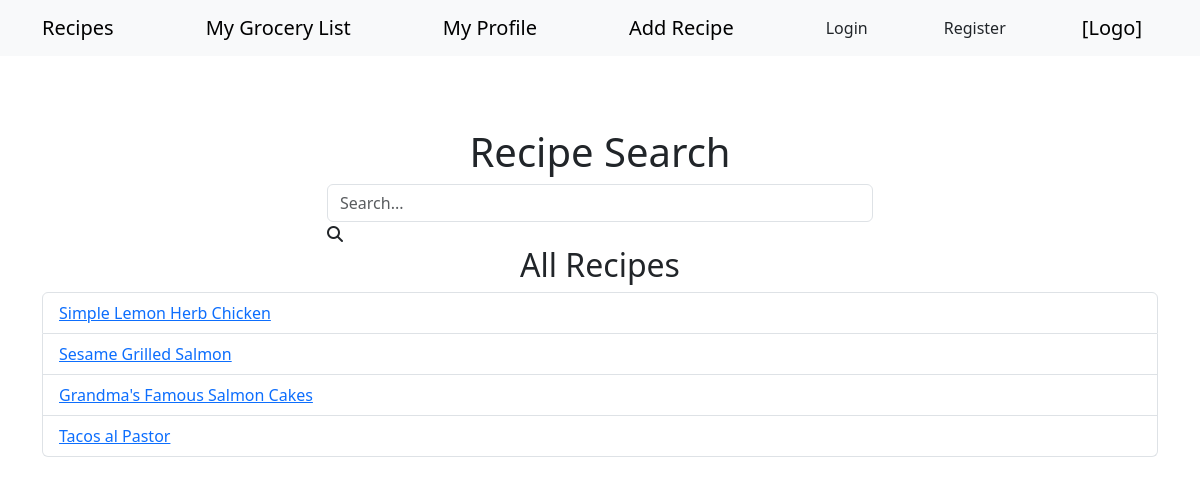
The page /home on the database its author committed.
### app/models.py (models this page shows, shortened)
class Recipe(db.Model):
	__tablename__ = 'recipes'
	recipe_id = db.Column(db.Integer, primary_key=True)
	recipe_desc = db.Column(db.String(100))
	recipe_type = db.Column(db.String(50))
	recipe_servings = db.Column(db.Integer)
	recipe_rating = db.Column(db.Integer)
	recipe_insns = db.Column(db.String(1000))

### app/routes.py (the view)
@myapp_obj.route("/", methods=["GET","POST"])
@myapp_obj.route("/home", methods=["GET","POST"])
def main():
	recipes = Recipe.query.all() # pull all recipes from db
	sform = SearchForm()  # Define the search form
	if sform.validate_on_submit(): # search form validation
		return redirect("/")
	return render_template("index.html", recipes=recipes)

### app/forms.py
class SearchForm(FlaskForm):
    query = StringField('Search', [validators.DataRequired()])

### app/templates/index.html
{% extends 'base.html' %}
{% block header %}
  <br><br><br>
  <h1 class="text-center">{% block title %}Recipe Search{% endblock %}</h1>
{% endblock %}
{% block content %}
<div class="container">
  <div class="row justify-content-center">
    <div class="col-md-6">
      <div class="search-container">
        <input type="text" class="form-control search-input" placeholder="Search...">
        <i class="fas fa-search search-icon"></i>
      </div>
    </div>
  </div>
  <h2 class="text-center">All Recipes</h2>
  <ul class="list-group">
    {% for recipe in recipes %}
      <li class="list-group-item">
        <a href="{{ url_for('recipeX', id=recipe.recipe_id) }}">
          {{ recipe.recipe_desc }}
        </a>
      </li>
    {% else %}
      <li class="list-group-item">No recipes found.</li>
    {% endfor %}
  </ul>
</div>
{% endblock %}

### rows shown on the page
Recipe: recipe_desc "Simple Lemon Herb Chicken"
Recipe: recipe_desc "Sesame Grilled Salmon"
Recipe: recipe_desc "Grandma's Famous Salmon Cakes"
Recipe: recipe_desc "Tacos al Pastor"
